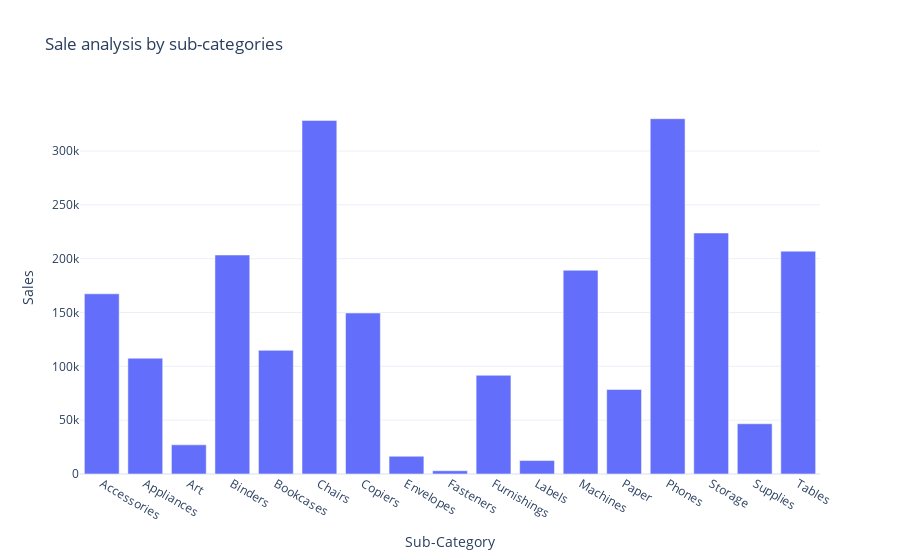

The code cell stored with this chart in its notebook:
### Code cell
fig = px.bar(sales_by_sub_category,
              x= 'Sub-Category',
              y = 'Sales',
              title = 'Sale analysis by sub-categories')
fig.show()

### Figure 1 — Plotly figure (JSON) as saved in the notebook; plotly's stock layout.template omitted (floating-point values rounded to 4 significant figures)
{"data": [{"alignmentgroup": "True", "hovertemplate": "Sub-Category=%{x}<br>Sales=%{y}<extra></extra>", "legendgroup": "", "marker": {"color": "#636efa", "pattern": {"shape": ""}}, "name": "", "offsetgroup": "", "orientation": "v", "showlegend": false, "textposition": "auto", "type": "bar", "x": ["Accessories", "Appliances", "Art", "Binders", "Bookcases", "Chairs", "Copiers", "Envelopes", "Fasteners", "Furnishings", "Labels", "Machines", "Paper", "Phones", "Storage", "Supplies", "Tables"], "xaxis": "x", "y": [167400.0, 107500.0, 27120.0, 203400.0, 114880, 328400.0, 149500.0, 16480.0, 3024.0, 91710.0, 12490.0, 189200.0, 78480.0, 330000.0, 223800.0, 46670.0, 207000.0], "yaxis": "y"}], "layout": {"autosize": true, "barmode": "relative", "legend": {"tracegroupgap": 0}, "title": {"text": "Sale analysis by sub-categories"}, "xaxis": {"anchor": "y", "autorange": true, "domain": [0, 1], "range": [-0.5, 16.5], "title": {"text": "Sub-Category"}, "type": "category"}, "yaxis": {"anchor": "x", "autorange": true, "domain": [0, 1], "range": [0, 347400.0], "title": {"text": "Sales"}, "type": "linear"}}}
